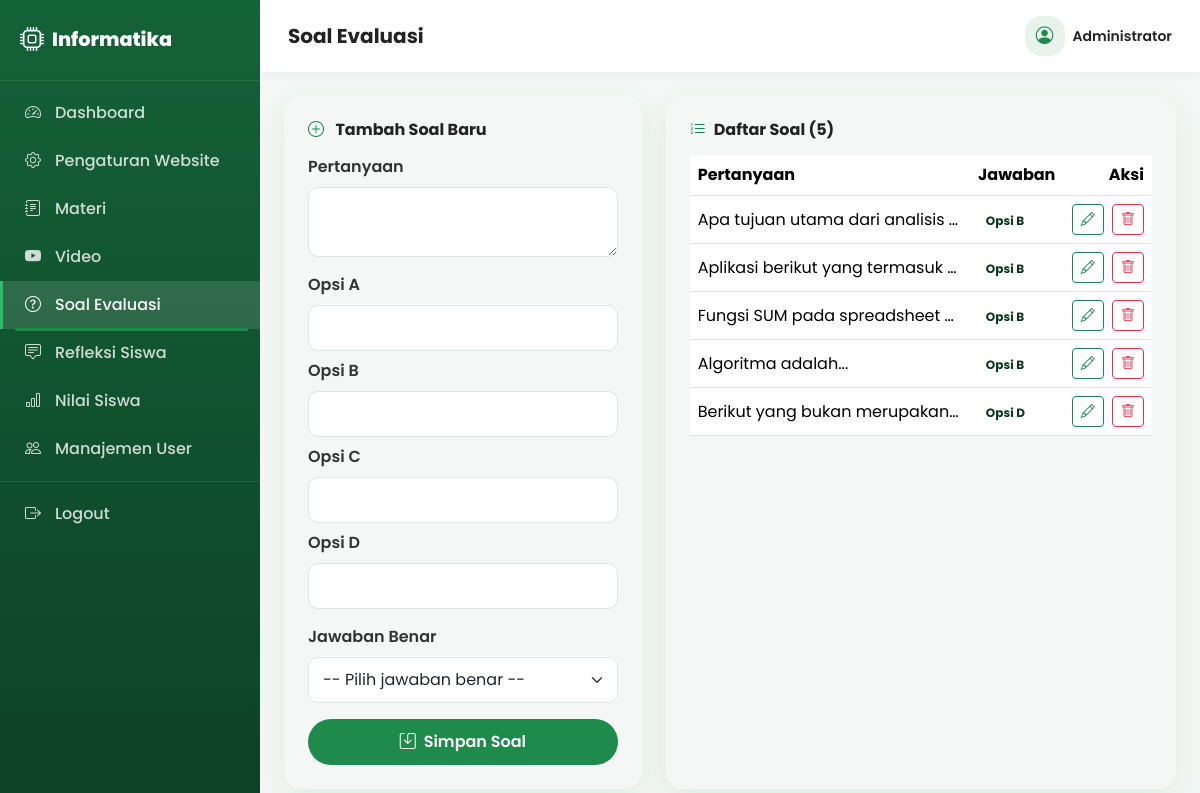
Page /admin/soal.php (signed in) on the committed database.
### tables this page shows
CREATE TABLE `pengaturan_website` (
  `id` INT(11) NOT NULL AUTO_INCREMENT,
  `nama_website` VARCHAR(150) NOT NULL DEFAULT 'Informatika',
  `domain` VARCHAR(150) NOT NULL DEFAULT 'Teknologi Informasi dan Analisis Data',
  `logo` VARCHAR(255) DEFAULT NULL,
  `banner` VARCHAR(255) DEFAULT NULL,
  `deskripsi` TEXT DEFAULT NULL,
  `pesan_penutup` TEXT DEFAULT NULL,
  PRIMARY KEY (`id`)
);

CREATE TABLE `soal` (
  `id` INT(11) NOT NULL AUTO_INCREMENT,
  `pertanyaan` TEXT NOT NULL,
  `opsi_a` VARCHAR(255) NOT NULL,
  `opsi_b` VARCHAR(255) NOT NULL,
  `opsi_c` VARCHAR(255) NOT NULL,
  `opsi_d` VARCHAR(255) NOT NULL,
  `jawaban_benar` ENUM('A','B','C','D') NOT NULL,
  `created_at` TIMESTAMP NOT NULL DEFAULT CURRENT_TIMESTAMP,
  PRIMARY KEY (`id`)
);

### admin/soal.php (the view, shortened to what this page needs)
<?php
require_once __DIR__ . '/../includes/koneksi.php';
$page_title = 'Soal Evaluasi';
$halaman_aktif = 'soal';
$editData = null;
$daftarSoal = $pdo->query("SELECT * FROM soal ORDER BY id ASC")->fetchAll();
require_once __DIR__ . '/_sidebar.php';
?>
<div class="row g-4">
  <div class="col-lg-5">
    <div class="card-modern p-4">
      <h6 class="fw-bold mb-3">
        <i class="bi <?= $editData ? 'bi-pencil-square' : 'bi-plus-circle' ?> me-2 text-success"></i>
        <?= $editData ? 'Edit Soal' : 'Tambah Soal Baru' ?>
      </h6>
      <form method="POST" class="needs-validation" novalidate>
        <div class="mb-3">
          <label class="form-label">Pertanyaan</label>
          <textarea class="form-control" name="pertanyaan" rows="2" required><?= htmlspecialchars($editData['pertanyaan'] ?? '') ?></textarea>
        </div>
        <div class="mb-2">
          <label class="form-label">Opsi A</label>
          <input type="text" class="form-control" name="opsi_a" required value="<?= htmlspecialchars($editData['opsi_a'] ?? '') ?>">
        </div>
        <div class="mb-2">
          <label class="form-label">Opsi B</label>
          <input type="text" class="form-control" name="opsi_b" required value="<?= htmlspecialchars($editData['opsi_b'] ?? '') ?>">
        </div>
        <div class="mb-2">
          <label class="form-label">Opsi C</label>
          <input type="text" class="form-control" name="opsi_c" required value="<?= htmlspecialchars($editData['opsi_c'] ?? '') ?>">
        </div>
        <div class="mb-3">
          <label class="form-label">Opsi D</label>
          <input type="text" class="form-control" name="opsi_d" required value="<?= htmlspecialchars($editData['opsi_d'] ?? '') ?>">
        </div>
        <div class="mb-3">
          <label class="form-label">Jawaban Benar</label>
          <select class="form-select" name="jawaban_benar" required>
            <option value="">-- Pilih jawaban benar --</option>
          </select>
        </div>
        <div class="d-flex gap-2">
          <button type="submit" class="btn btn-success-custom flex-fill">
            <i class="bi bi-save me-2"></i><?= $editData ? 'Update Soal' : 'Simpan Soal' ?>
          </button>
        </div>
      </form>
    </div>
  </div>
  <div class="col-lg-7">
    <div class="card-modern p-4">
      <h6 class="fw-bold mb-3"><i class="bi bi-list-ol me-2 text-success"></i>Daftar Soal (<?= count($daftarSoal) ?>)</h6>
      <div class="table-responsive">
        <table class="table table-hover align-middle" id="tabelSoal">
          <thead>
            <tr>
              <th>Pertanyaan</th>
              <th>Jawaban</th>
              <th class="text-end">Aksi</th>
            </tr>
          </thead>
          <tbody>
            <?php foreach ($daftarSoal as $s): ?>
              <tr>
                <td class="text-truncate" style="max-width:280px;"><?= htmlspecialchars($s['pertanyaan']) ?></td>
                <td><span class="badge text-bg-success-subtle text-success-emphasis">Opsi <?= htmlspecialchars($s['jawaban_benar']) ?></span></td>
                <td class="text-end text-nowrap">
                  <a href="soal.php?edit=<?= (int)$s['id'] ?>" class="btn btn-sm btn-outline-success me-1"><i class="bi bi-pencil"></i></a>
                  <button type="button" class="btn btn-sm btn-outline-danger" onclick="hapusSoal(<?= (int)$s['id'] ?>)"><i class="bi bi-trash"></i></button>
                </td>
              </tr>
            <?php endforeach; ?>
          </tbody>
        </table>
      </div>
    </div>
  </div>
</div>
<?php require_once __DIR__ . '/_footer.php'; ?>

### admin/_sidebar.php (shortened to what this page needs)
<?php
$halaman_aktif = $halaman_aktif ?? '';
$pengaturanSidebar = $pdo->query("SELECT nama_website, logo FROM pengaturan_website ORDER BY id ASC LIMIT 1")->fetch();
$nws = $pengaturanSidebar['nama_website'] ?? 'Informatika';
$logoSidebar = !empty($pengaturanSidebar['logo']) ? '../assets/uploads/' . $pengaturanSidebar['logo'] : null;
$menuItems = [
    'dashboard'   => ['dashboard.php', 'bi-speedometer2', 'Dashboard'],
    'pengaturan'  => ['pengaturan.php', 'bi-gear', 'Pengaturan Website'],
    'materi'      => ['materi.php', 'bi-journal-text', 'Materi'],
    'video'       => ['video.php', 'bi-youtube', 'Video'],
    'soal'        => ['soal.php', 'bi-question-circle', 'Soal Evaluasi'],
    'refleksi'    => ['refleksi.php', 'bi-chat-square-text', 'Refleksi Siswa'],
    'nilai'       => ['nilai.php', 'bi-bar-chart', 'Nilai Siswa'],
    'users'       => ['users.php', 'bi-people', 'Manajemen User'],
];
?>
<!DOCTYPE html>
<html lang="id">
<head>
<link href="https://cdn.jsdelivr.net/npm/bootstrap@5.3.3/dist/css/bootstrap.min.css" rel="stylesheet">
<link rel="stylesheet" href="https://cdn.jsdelivr.net/npm/bootstrap-icons@1.11.3/font/bootstrap-icons.css">
<link rel="stylesheet" href="https://cdn.jsdelivr.net/npm/datatables.net-bs5@1.13.8/css/dataTables.bootstrap5.min.css">
<link rel="stylesheet" href="../assets/css/style.css">
</head>
<body>
<aside class="sidebar-admin">
  <div class="sidebar-brand d-flex align-items-center gap-2">
    <?php if ($logoSidebar): ?>
      <img src="<?= htmlspecialchars($logoSidebar) ?>" height="30" alt="Logo">
    <?php else: ?>
      <i class="bi bi-cpu fs-4"></i>
    <?php endif; ?>
    <span><?= htmlspecialchars($nws) ?></span>
  </div>
  <ul class="nav flex-column py-2">
    <?php foreach ($menuItems as $key => [$url, $icon, $label]): ?>
      <li class="nav-item">
        <a class="nav-link d-flex align-items-center gap-2 <?= $halaman_aktif === $key ? 'active' : '' ?>" href="<?= $url ?>">
          <i class="bi <?= $icon ?>"></i> <?= $label ?>
        </a>
      </li>
    <?php endforeach; ?>
    <li class="nav-item mt-2 pt-2" style="border-top:1px solid rgba(255,255,255,0.1);">
      <a class="nav-link d-flex align-items-center gap-2 text-danger-emphasis" href="logout.php" onclick="return confirm('Yakin ingin logout?');">
        <i class="bi bi-box-arrow-right"></i> Logout
      </a>
    </li>
  </ul>
</aside>
<div class="main-admin-content">
  <div class="admin-topbar d-flex align-items-center justify-content-between">
    <h5 class="fw-bold mb-0 d-none d-lg-block"><?= htmlspecialchars($page_title ?? '') ?></h5>
    <div class="d-flex align-items-center gap-2">
      <div class="icon-circle" style="width:40px;height:40px;font-size:1.1rem;">
        <i class="bi bi-person-circle"></i>
      </div>
      <span class="fw-semibold small d-none d-sm-inline"><?= htmlspecialchars($_SESSION['admin_nama'] ?? 'Admin') ?></span>
    </div>
  </div>
  <div class="p-4">

### assets/css/style.css (style rules this page uses)
:root { --clr-primary: #1E8A4C; --clr-primary-light: #2DBE6C; --clr-primary-dark: #146238; --clr-bg-soft: #F4F7F5; --clr-gray: #6C757D; --clr-gray-light: #EDF1EF; --radius-lg: 18px; --radius-md: 12px; --shadow-soft: 0 10px 30px rgba(20, 98, 56, 0.08); }
* { font-family: 'Poppins', sans-serif; }
body { background-color: #ffffff; color: #222; }
a { text-decoration: none; }
.nav-link { font-weight: 500; color: #333 !important; position: relative; }
.nav-link.active, .nav-link:hover { color: var(--clr-primary) !important; }
.nav-link.active::after { content: ""; position: absolute; left: 0.75rem; right: 0.75rem; bottom: -2px; height: 3px; border-radius: 3px; background: var(--clr-primary); }
.card-modern { border: none; border-radius: var(--radius-lg); box-shadow: var(--shadow-soft); transition: transform 0.25s ease, box-shadow 0.25s ease; overflow: hidden; height: 100%; }
.icon-circle { width: 56px; height: 56px; border-radius: 16px; background: rgba(30,138,76,0.1); color: var(--clr-primary); display: flex; align-items: center; justify-content: center; font-size: 1.5rem; }
.form-control, .form-select { border-radius: 10px; padding: 10px 14px; border: 1px solid #dfe5e1; }
.form-label { font-weight: 600; color: #333; }
.btn-success-custom { background: var(--clr-primary); border: none; color: #fff; font-weight: 600; padding: 11px 28px; border-radius: 50px; transition: all 0.25s ease; }
.sidebar-admin { min-height: 100vh; width: 260px; background: linear-gradient(180deg, var(--clr-primary-dark), #0d4226); color: #fff; position: fixed; left: 0; top: 0; z-index: 1030; transition: transform 0.3s ease; }
.sidebar-admin .sidebar-brand { padding: 22px 20px; font-weight: 800; font-size: 1.2rem; border-bottom: 1px solid rgba(255,255,255,0.1); }
.sidebar-admin .nav-link { color: rgba(255,255,255,0.8) !important; padding: 12px 22px; font-weight: 500; border-left: 3px solid transparent; }
.sidebar-admin .nav-link i { width: 22px; }
.sidebar-admin .nav-link.active { background: rgba(255,255,255,0.12); color: #fff !important; border-left-color: var(--clr-primary-light); }
.main-admin-content { margin-left: 260px; min-height: 100vh; background: var(--clr-bg-soft); }
.admin-topbar { background: #fff; padding: 16px 28px; box-shadow: 0 2px 12px rgba(0,0,0,0.04); position: sticky; top: 0; z-index: 1020; }

### rows in the picture
pengaturan_website: nama_website "Informatika"
soal: pertanyaan "Apa tujuan utama dari analisis…", jawaban_benar "B"
soal: pertanyaan "Aplikasi berikut yang termasuk…", jawaban_benar "B"
soal: pertanyaan "Fungsi SUM pada spreadsheet…", jawaban_benar "B"
soal: pertanyaan "Algoritma adalah...", jawaban_benar "B"
soal: pertanyaan "Berikut yang bukan merupakan…", jawaban_benar "D"

### other values in the picture
$label "Dashboard"
$label "Pengaturan Website"
$label "Materi"
$label "Video"
$label "Soal Evaluasi"
$label "Refleksi Siswa"
$label "Nilai Siswa"
$label "Manajemen User"
$page_title "Soal Evaluasi"
$_SESSION['admin_nama'] "Administrator"
count($daftarSoal) "5"
